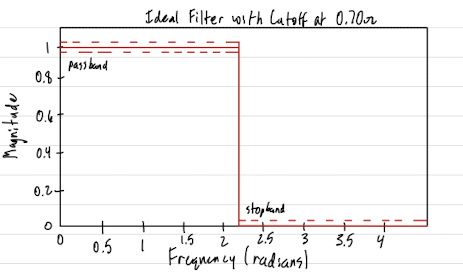
%> input picture LabS-6_2LabExercise/idealfiltersketch.png, 463 x 279 px
$ octave main.m   (GNU Octave 9; MATLAB toolbox functions it lacks are replaced by stand-ins)
%> lines starting %> are read from the running program, lines starting %| are printed output that depends on the picture
### LabS-6_2LabExercise/plot_filter.m
function plot_filter(coeff_file,plot_title,F_samp,samples)
% This function takes the coefficient output from filterdesign and plots the magnitude and phase response using user-defined resolution.
%   Inputs:
%       coeff_file: A .mat file created by the filterdesign GUI that contains the numerator and denominator coefficients.
%       plot_title: A string used to title the generated plot
%       F_samp: The F_samp value used in the GUI to generate the GUI coefficients.
%       samples: The sample count the user defines for the new plot.
%
%   Output:
%       A single figure with magnitude and phase (degrees) plots plotted across frequency (Hz)

    % Import file
    coeffs = load(coeff_file);

    % Extract variables
    num_coeffs = coeffs.a;
    den_coeffs = coeffs.b;

    [h,w] = freqz(den_coeffs,num_coeffs,'whole',samples);
    f = w * F_samp / (2 * pi); % Convert rad/s to Hz by multiplying by F_samp from GUI and dividing by 2π

    % Rotate h and shift f to show lowpass behavior.
    h = circshift(h,(samples / 2));
    f = f - (F_samp / 2);

    figure
    subplot(2,1,1)
    plot(f,abs(h))
    xlabel('Frequency (Hz)')
    ylabel('Magnitude')
    subplot(2,1,2)
    plot(f,rad2deg(angle(h)))
    xlabel('Frequency (Hz)')
    ylabel('Phase (degrees)')
    sgtitle(plot_title)
end

### LabS-6_2LabExercise/main.m
%% 2.1
clear; close all; clc;

% Include DSP-First 'toolbox' to path if not already included
if exist('filterdesign.m') == 0
    addpath(genpath('filterdesign'));
end

% ** The DSP System Toolbox was installed for the filterdesign GUI.

%% Ask if running GUI is needed
valid = 0;
while valid == 0
    runGUI = input('Would you like to run the filterdesign GUI? (Not required for grading) (Y/N)','s');
    if (runGUI == "y" || runGUI =="Y")
        filterdesign; % Open the filter design GUI
        valid = 1;
    elseif runGUI == "n" || runGUI == "N"
        valid = 1;
    else
        disp('Invalid input, type ''Y'' or ''N''')
        valid = 0;
    end
end
%> this loop made 1 pass; the answer given on pass 1: y

% M = 30;
% wc = 0.4*pi; % 2 * pi * (2000 / 10000)
F_samp = 10000;
samples = 100000; % Set the sample count for freqz

% Rectangular windowing:
% In the GUI:
% - Select FIR
% - Set "Design Method" to "Window" and "Lowpass"
% - Set "Window Type" to "Rectagular"
% - Set "Order" to "30"
% - Set "F_samp" to "10000"
% - Set "F_cutoff" to "2000"
% - Export coefficients to a file (File → Export Coeffs → Export to File).

plot_filter("2_1_rect_coeffs.mat",'Rectagular Windowed Filter',F_samp,samples)
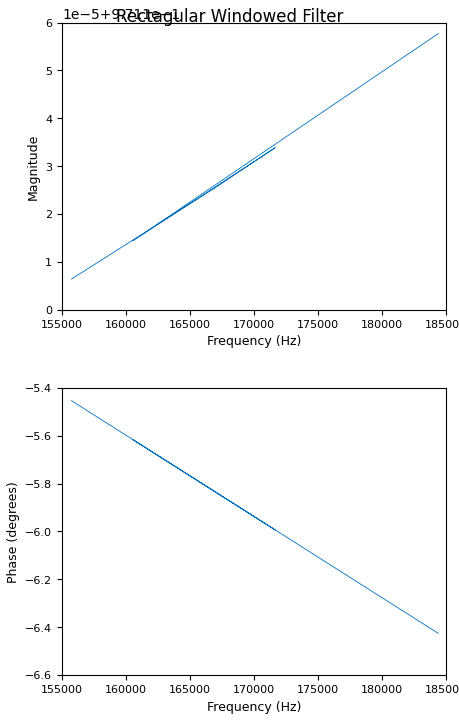
%> figure redrawn from the program's plot data, 2 panels

% Hamming windowing:
% In the GUI:
% - Select FIR
% - Set "Design Method" to "Window" and "Lowpass"
% - Set "Window Type" to "Hamming"
% - Set "Order" to "30"
% - Set "F_samp" to "10000"
% - Set "F_cutoff" to "2000"
% - Export coefficients to a file (File → Export Coeffs → Export to File).

plot_filter("2_1_hamm_coeffs.mat",'Hamming Windowed Filter',F_samp,samples)
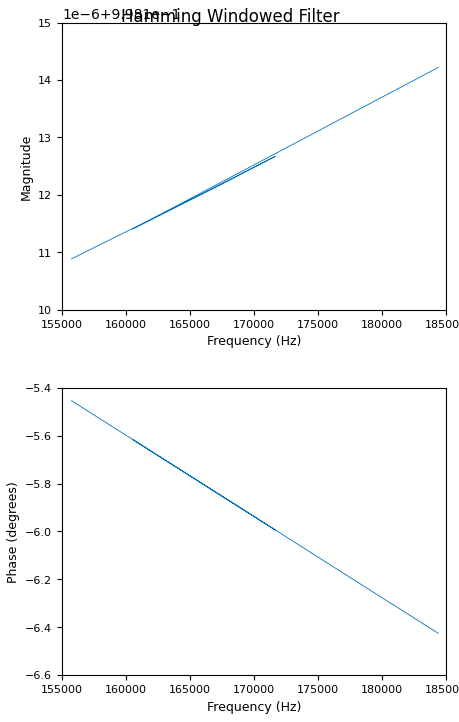
%> figure redrawn from the program's plot data, 2 panels

% Part a
% 1851.2 Hz, |H| = 0.900047
rect_p_edge = 1851.2;

% Part b
% 2148.3 Hz, |H| = 0.0998619
rect_s_edge = 2148.3;

% Part c
% 1503.8 Hz, |H| = 0.989997
hamm_p_edge = 1503.8;

% Part d
% 2496.4 Hz, |H| = 0.009978
hamm_s_edge = 2496.4;

% Part e
rect_cutoff = (rect_p_edge + rect_s_edge)/2;
% Rectangular 1999.8 Hz
hamm_cutoff = (hamm_p_edge + hamm_s_edge) / 2;
% Hamming 2000.1 Hz

% The cutoff frequency is 2000 Hz. So yes, the cutoff frequency is halfway
% between the passband and stopband edges for both filters.

%% 2.2
% Part a
rect_t_width = rect_s_edge - rect_p_edge;
% Rectangular 297.1 Hz
hamm_t_width = hamm_s_edge - hamm_p_edge;
% Hamming 992.6 Hz

% Part b
% When comparing two Mth order filters, the one with a smaller transition width will have larger ripples.

% Part c
% M = 60
% wc = 0.4*pi; % 2 * pi * (2000 / 10000)

% Hamming windowing with increased M:
% In the GUI:
% - Select FIR
% - Set "Design Method" to "Window" and "Lowpass"
% - Set "Window Type" to "Hamming"
% - Set "Order" to "60"
% - Set "F_samp" to "10000"
% - Set "F_cutoff" to "2000"
% - Export coefficients to a file (File → Export Coeffs → Export to File).

plot_filter("2_2_hamm2_coeffs.mat",'Hamming Windowed Filter with Increased M of 60',F_samp,samples);
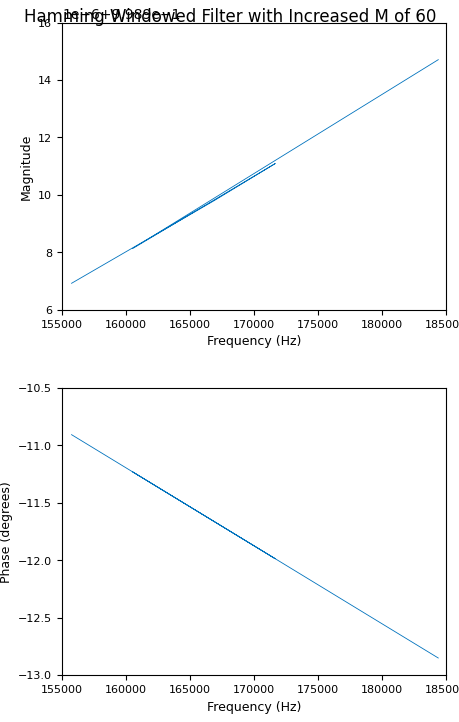
%> figure redrawn from the program's plot data, 2 panels

% Pb = 1751.9 Hz, 0.990007
% Sb = 2248.1 Hz, 0.0100021
hamm2_p_edge = 1751.9;
hamm2_s_edge = 2248.1;
hamm2_t_width = hamm2_s_edge - hamm2_p_edge;
% Tb = 496.2 Hz

% Part d
% Tb = C / L
% L = M + 1
C1 = hamm_t_width * (30 + 1); % = 3.0771e+04
C2 = hamm2_t_width * (60 + 1); % = 3.0268e+04

% When the order doubles, the transition width is halved (almost exactly).
% This confirms the equation of transition width = C / L, as the transition
% width and order are inversely proportional.

%% 2.3

% Part a

figure;
I = imread('idealfiltersketch.png');
%> I is the input picture: size 279x463x3 uint8; mean R, G, B 246.5, 245.2, 245.2
imshow(I);

% Part b

hamm3_p_edge = 0.68 * pi / (2 * pi) * 10000; % 3400 Hz
hamm3_s_edge = 0.72 * pi / (2 * pi) * 10000; % 3600 Hz
hamm3_t_width = hamm3_s_edge - hamm3_p_edge; % 200 Hz

C = (C1 + C2) / 2;
L = C / hamm3_t_width; % ~ 153
M = L - 1; % ~ 152

% Part c

hamm3_cutoff = (hamm3_p_edge + hamm3_s_edge) / 2; % 3500 Hz

% Hamming windowing with order from window design formula
% In the GUI:
% - Select FIR
% - Set "Design Method" to "Window" and "Lowpass"
% - Set "Window Type" to "Hamming"
% - Set "Order" to "152"
% - Set "F_samp" to "10000"
% - Set "F_cutoff" to "3500"
% - Export coefficients to a file (File → Export Coeffs → Export to File).

plot_filter("2_3_hamm3_coeffs.mat",'Hamming Windowed Filter with Calculated Order of 152',F_samp,samples)
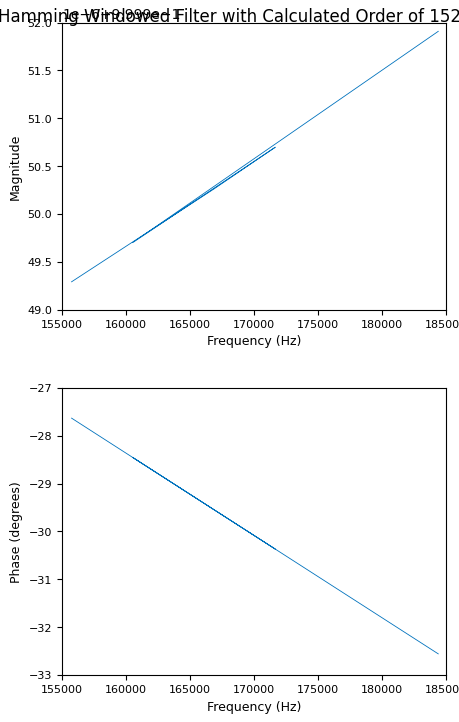
%> figure redrawn from the program's plot data, 2 panels

% 3401.8 Hz, |H| = 0.990034
hamm3_p_edge = 3401.8;

% 3598.2 Hz, |H| = 0.009972
hamm3_s_edge = 3598.2;

% The passband value of 0.68*pi converts to 3400 Hz, and the stopband value
% of 0.72*pi converts to 3600 Hz. These values are very similar to the
% values found from graphing the coefficients, so the frequency response
% does meet the given specs.
